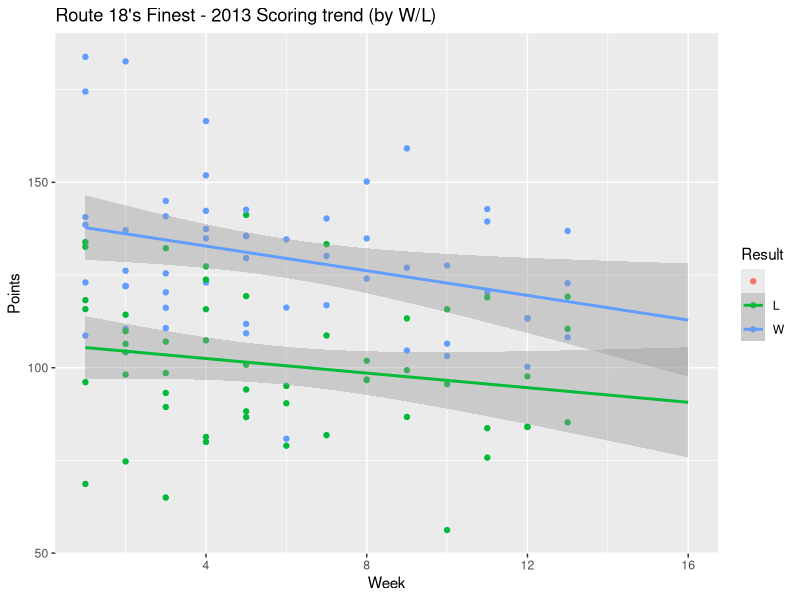
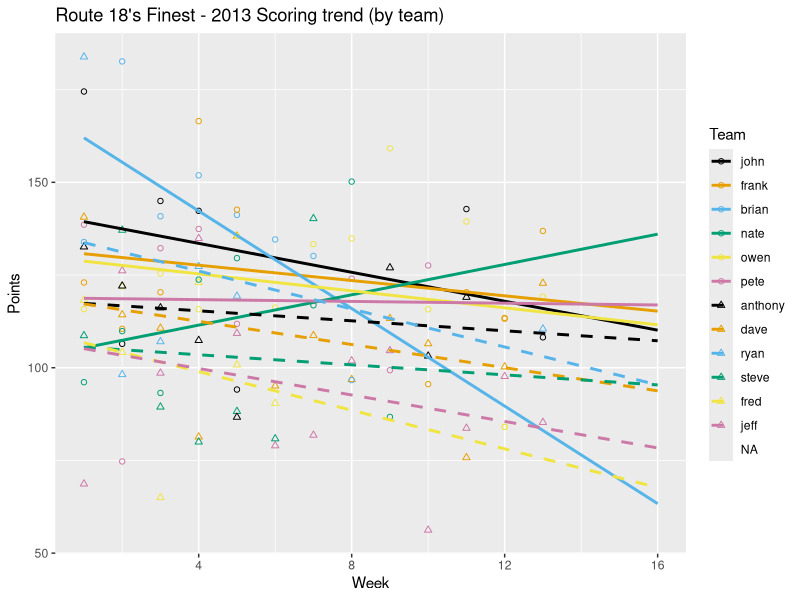

Generate these figures, in order, with R:
require(ggplot2)
require(colorspace)

w <- read.csv("../data/2013_weekly.csv")

ranks <- c("john","frank","brian","nate","owen","pete","anthony","dave","ryan","steve","fred","jeff")
w$team <- factor(w$team, levels=ranks)

totals <- data.frame(Points=w$QB+w$RB1+w$RB2+w$WR1+w$WR2+w$TE+w$D+w$K+w$FLEX, Week=w$week, Team=w$team, Result=w$result)
                  

g <- ggplot(totals, aes(x=Week, y=Points, group=Result, colour=Result)) + geom_point() + geom_smooth(method=lm,fullrange=TRUE) + scale_x_continuous(limits = c(1, 16)) + ggtitle( "Route 18's Finest - 2013 Scoring trend (by W/L)" )
png(filename="scoring_trend.png", width=600, height=300)
print(g)
dev.off()


cbPalette <- c("#000000", "#E69F00", "#56B4E9", "#009E73", "#F0E442", "#CC79A7")
cbPalette <- c(cbPalette, cbPalette)


g2 <- ggplot(totals, aes(x=Week, y=Points, group=Team, colour=Team, linetype=Team, shape=Team )) + geom_point() + scale_shape_manual(values=c(rep(1,6),rep(2,6)) ) + scale_colour_manual(values=cbPalette) + geom_smooth(method="lm",fullrange=TRUE,se=FALSE,size=1) + scale_linetype_manual(values=c(rep("solid",6),rep("dashed",6)) )  + scale_x_continuous(limits = c(1, 16)) + ggtitle( "Route 18's Finest - 2013 Scoring trend (by team)" )
png(filename="scoring_trend_team.png", width=600, height=300)
print(g2)
dev.off()

print( "made figures" )
#print(summary(lm(totals$Points ~ 1 + totals$Week, subset=which(totals$Win=="W"))))
#print(summary(lm(totals$Points ~ 1 + totals$Week, subset=which(totals$Win=="L"))))

xw <- summary(lm(totals$Points ~ 1 + totals$Week, subset=which(totals$Result=="W")))
xl <- summary(lm(totals$Points ~ 1 + totals$Week, subset=which(totals$Result=="L")))

pw <- pf(xw$fstatistic[1], xw$fstatistic[2], xw$fstatistic[3], lower.tail=FALSE)
pl <- pf(xl$fstatistic[1], xl$fstatistic[2], xl$fstatistic[3], lower.tail=FALSE)

print( paste("win",pw))
print( paste("lose",pl))

for( team in ranks ) {
  tx <- which(totals$Team==team)
  pts <- totals$Points[tx]
  week <- totals$Week[tx]
  
  lx <- lm(pts ~ 1 + week)
  x <- summary(lx)
  pval <- pf(x$fstatistic[1], x$fstatistic[2], x$fstatistic[3], lower.tail=FALSE)
  #print( paste(team, pval) )

  ftr <- data.frame(week=c(14,15,16))
  preds <- predict(lx,ftr, se.fit=TRUE)

  print( paste( team, "14", preds$fit[1], "+/-", preds$se.fit[1] ) )
  #print( paste( team, "15", preds$fit[2], "+/-", preds$se.fit[2] ) )
  #print( paste( team, "16", preds$fit[3], "+/-", preds$se.fit[3] ) )

}


